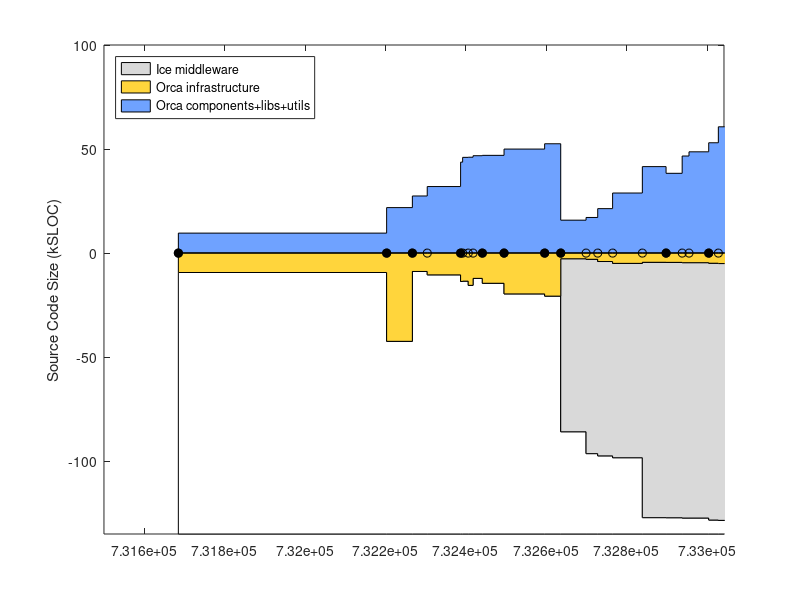

Write MATLAB code to recreate this figure. (Note: this script raises an error after producing the figure.)
% keep track of orca project size using sloccount
clear all

% include/* except: include/{Freeze IceSSL IcePatch2}
% src/{Ice Slice IceGrid icecpp IceStorm slice2cpp IceUtil IceBox IceXML}
Sice212 = [
(7842-1000) + (22093+18419+11499+10568+4392+4200+4252+567+316)
];
Sice301 = [
(8164-1000) + (23018+19384+19169+10596+4479+4343+4308+622+319)
];
% same as above, but now also add Java:
% src/{IceInternal Ice IceUtil IceBox}
Sice310 = [
(8810-1200) + (24275+20494+22689+10587+4569+4877+4770+667+319) + (13190+6915+1262+493)
];
Sice311 = [
(8950-1275) + (24511+20505+22898+10590+4600+4884+4782+683+323) + (13266+6929+1262+504)
];
Sice312 = 1.02*Sice311;

% for comparison, ASN
Sasn = 90433;

% indeces
iyy=1;
imm=2;
idd=3;
iver=4;
isub=5;
ibase=6;
icomp=7;

Sorca = [ ...
% YY    MM  DD  ?   SUB     BASE        COMP             VERSION
% 0.8.6: a single distro, divide in halves arbitrarily
2003    4   14  1   0       18930/2     18930/2;          % 0.8.6 (last change in doc/ChangeLog
% BASE: orca-base
% COMP: orca-components
2004    9   13  1   0       42543       21726;            % 0.11.0
2004    11  16  1   0       8963        27310;            % 0.12.0
2004    12  23  0   0       10596       31845;            % 0.12.1
2005    3  16   1   0       13767       43576;            % 0.13.0
2005    3  21   0   0       13620       45874;            % 0.13.1
2005    4   4   0   0       15630       45944;            % 0.13.2
2005    4   16  0   0       12283       46666;            % 0.13.3
2005    5   9   1   0       14639       46837;            % 0.14.0
2005    7   2   1   0       19751       49854;            % 0.15.0
2005    10  11  1   0       20818       52408;            % 1.0.0
% BASE: just orcaice w/out test + interfaces/slice
% COMP: comp + util - orcaice 
2005    11  20  1   Sice212 2320+530    9226+8781-2320;   % 2.0.0-rc1
2006    1   22  0   Sice301 2511+596    9801+9695-2511;   % 2.0.0-rc2
2006    2   20  0   Sice301 3369+813    9867+14734-3369;  % 2.0.0-rc3
2006    3   29  0   Sice301 4022+1052   14625+18131-4022; % 2.0.0-rc4
2006    6   11  0   Sice310 3439+1116   19999+24867-3439; % 2.0.0-rc5
2006    8   9   1   Sice310 3482+1116   19979+21711-3482; % 2.0.0
2006    9   18  0   Sice310 3647+1094   19317+30847-3647  % 2.0.1
2006    10  5   0   Sice310 3644+1094   20384+31798-3644  % 2.0.2
2006    11  23  1   Sice311 3831+1178   21408+35311-3831  % 2.1.0
% BASE: just orcaice w/out test + interfaces/slice
% COMP: comp + util + libs - orcaice 
2006    12  17  0   Sice311 3924+1240   23692+4386+36407-3924  % 2.1.1
];
Vorca ={'0.8.6', '0.11.0', '0.12.0', '0.12.1', '0.13.0', '0.13.1', '0.13.2', '0.13.3', '0.14.0', '0.15.0', '1.0.0', ...
    '2.0.0-rc1', '2.0.0-rc2', '2.0.0-rc3', '2.0.0-rc4', '2.0.0-rc5', '2.0.0', '2.0.1', '2.0.2', '2.1.0', '2.1.1' }';

% add a dummy release just for display
Sorca(end+1,:) = Sorca(end,:);
Sorca(end,imm) = Sorca(end,imm)+1;
Sorca(end,iver) = 0;
Vorca{end+1} = 'dummy';

% convert dates
Torca = datenum(Sorca(:,iyy),Sorca(:,imm),Sorca(:,idd));

% 2nd digit releases
i2 = (Sorca(:,iver)==1);
Torca2 = Torca(i2);
Vorca2 = Vorca(i2);

Splayer = [ 
% YY    MM  DD  ?   SUB     BASE                COMP           VERSION
% BASE: (server-drivers)+client_libs
% COMP: drivers + utils
2002    12 04   1  0    (17331-12037)+9188      12037+2685;    % 1.3.1
2003    7  15   1  0    (30452-24334)+12458     24334+3064;    % 1.4rc1
2003    12 07   1  0    (37378-30947)+13110     30947+9633;    % 1.4rc2
2004    5  31   1  0    (49225-42643)+13664     42643+3550;    % 1.5
2004    11 12   1  0    (50758-43190)+13545     43190+4479;    % 1.6
2005    1  31   0  0    (52069-44517)+13576     44517+4662;    % 1.6.2
2005    7  28   0  0    (53348-45686)+14300     45686+5188;    % 1.6.5
% BASE: (libplayercore-./bindings) + client_libs + (libplayertcp-./bindings)
% note: libplayerxdr is autogenerated
% COMP: server + utils
2005    10 25   0  0    (4866-0)+7560+(1391-0)  46474+5725         % 2.0pre7
2006    2  28   1  0    (52739-47749)+8513+(2740-1291)  48764+5940 % 2.0.0
2006    3  25   1  0    (53957-48912)+8909+(2740-1291)  47069+5964 % 2.0.1
2006    6  9    1  0    (56741-51546)+9575+(2767-1319)  51983+9438 % 2.0.2
2006    9  26   1  0    (56741-51546)+9880+(2767-1319)  54613+9475 % 2.0.3
];
Tplayer = datenum(Splayer(:,1),Splayer(:,2),Splayer(:,3));

Smax = 135;
d0 = [Torca Torca]'; d0=d0(:); d0(1)=[];
d1 = Smax-Sorca(:,isub)-Sorca(:,ibase); d1 = [d1 d1]'; d1=d1(:); d1(end)=[];
d2 = Sorca(:,isub); d2 = [d2 d2]'; d2=d2(:); d2(end)=[];
d3 = Sorca(:,ibase); d3 = [d3 d3]'; d3=d3(:); d3(end)=[];
d4 = Sorca(:,icomp); d4 = [d4 d4]'; d4=d4(:); d4(end)=[];

figure(1), clf
ha=area( d0, [d1 d2 d3 d4]/1e3, -Smax ); hold on
plot( Torca, 0*Torca, 'k-o' )
h2=plot( Torca2, 0*Torca2, 'ko' );
set(h2,'markerfacecolor','k')
ylabel('Source Code Size (kSLOC)')

set(ha(1),'facecolor',1*[1 1 1]);
set(ha(2),'facecolor',.85*[1 1 1]);
set(ha(3),'facecolor',min(255,[255 153 0]+60)/255);
set(ha(4),'facecolor',min(255,[51 102 255]+60)/255);
ha(1)=[];
legend(ha,'Ice middleware','Orca infrastructure','Orca components+libs+utils', 'Location','NorthWest')
%  xlim(datenum([2004;2005],[7;7],[1;1]) )
ylim([-Smax 100])
ax=axis;
xlim( [ax(1) datenum([2006 12 31])] )
ax=axis;
% label releases
mark('x', Torca2 )
i2odd = (1:2:length(Torca2));
ht = text(Torca2(i2odd)+5,.04*ax(4)*ones(length(i2odd),1),Vorca2(i2odd));
set(ht,'fontsize',8)
i2even = (2:2:length(Torca2));
ht = text(Torca2(i2even)+5,.08*ax(4)*ones(length(i2even),1),Vorca2(i2even));
set(ht,'fontsize',8)
datetick( 'x', 12 )
hp = plot( Tplayer, -Splayer(:,ibase)/1e3, 'k--o', Tplayer, Splayer(:,icomp)/1e3, 'k--o' );
set(hp, 'color', .5*[1 1 1] )
hpt = text( Tplayer(2), -Splayer(2,ibase)/1e3-8, 'Player infrastructure');
set(hpt, 'color', .5*[1 1 1] )
hpt = text( Tplayer(2), Splayer(2,icomp)/1e3-5, 'Player "components+utils"');
set(hpt, 'color', .5*[1 1 1] )
%mark('y', Dasn(1,1)/1e3 );
%text( datenum([2003 5 1]), Dasn(1,1)/1e3, 'ASN')
xlabel('Releases')
title('http://orca-robotics.sf.net')

ht=text(datenum(2003,7,1),-Smax+10, '*   generated using David A. Wheeler`s SLOCCount' );
set(ht,'fontsize',8)
ht=text(datenum(2003,7,1),-Smax+5, '** see data in [ORCA2]/scripts/matlab/sloccount/slocs.m' );
set(ht,'fontsize',8)

return
wpos = get(gcf,'position')
ppos = get(gcf,'paperposition')
ppos(4) = wpos(4) * ppos(3)/wpos(3);
ppos
set(gcf,'paperposition', ppos );
print -dpng 'release_sloc_hist'

set(gca,'xtick',Torca2, 'xticklabel', v2)
mark('x',2005)
text(2005,0,'2005')
